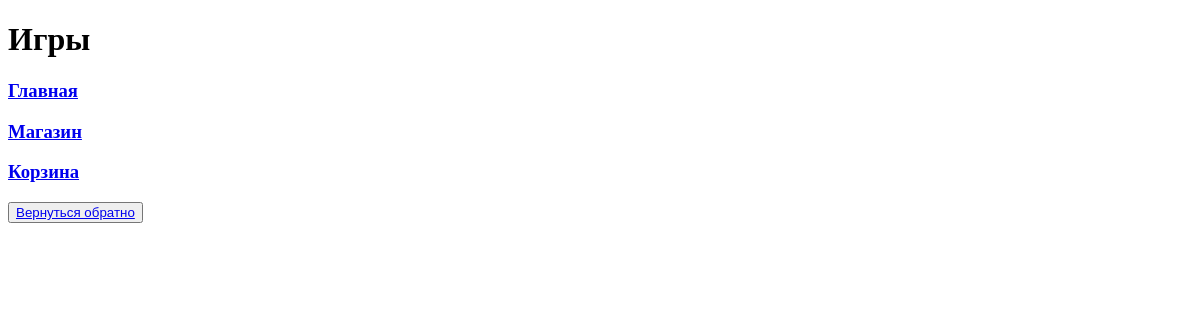
Before: /games/ with the older database file.
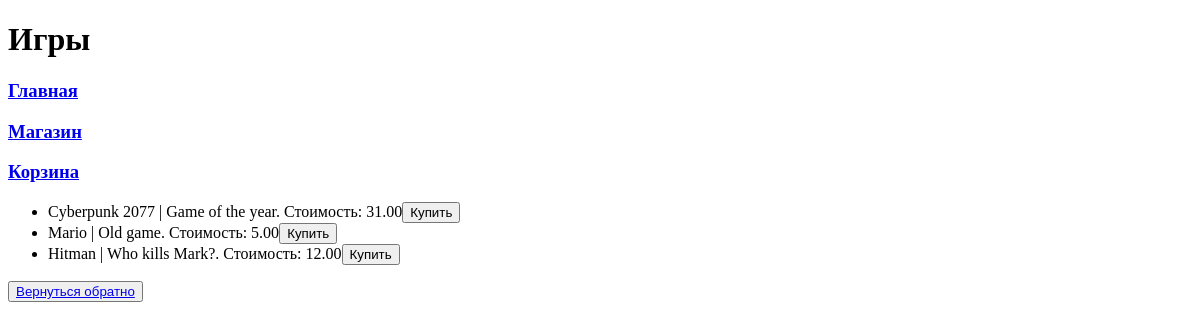
After: the same page with the newer database file.
### task1/models.py (models this page shows)
class Game(models.Model):
    title = models.CharField(max_length=100)
    cost = models.DecimalField(max_digits=6, decimal_places=2)
    size = models.DecimalField(max_digits=4, decimal_places=2)  # GB
    description = models.TextField()
    age_limited = models.BooleanField(default=False)
    buyer = models.ManyToManyField(Buyer, related_name='buyers')
    def __str__(self):
        return f'{self.title} | {self.description}. Стоимость: {self.cost}'

### task1/views.py (the view)
# urls.py: path('games/', games),
def games(requests):
    games_ = Game.objects.all()
    title = 'Игры'
    dates = ['15 января', '22 января', '29 января', '5 февраля']
    releases = [f'№{i} от {date}' for i, date in enumerate(dates, start=1)]
    context = {'title': title,
               'releases': releases,
               'games': games_}
    return render(requests, 'games.html', context=context)

### templates/games.html (shortened to what this page needs)
{% extends "base.html" %}
    {% block content %}
    <ul>
        {% for game in games %}
            <li>{{ game }}<button>Купить</button></li>
        {% endfor %}
    </ul>
    <button><a href="/main">Вернуться обратно</a></button>
    {% endblock %}

Changed rows visible on the page:
added Game: title+description+cost "Cyberpunk 2077 | Game of the year. Стоимость: 31.00"
added Game: title+description+cost "Mario | Old game. Стоимость: 5.00"
added Game: title+description+cost "Hitman | Who kills Mark?. Стоимость: 12.00"
